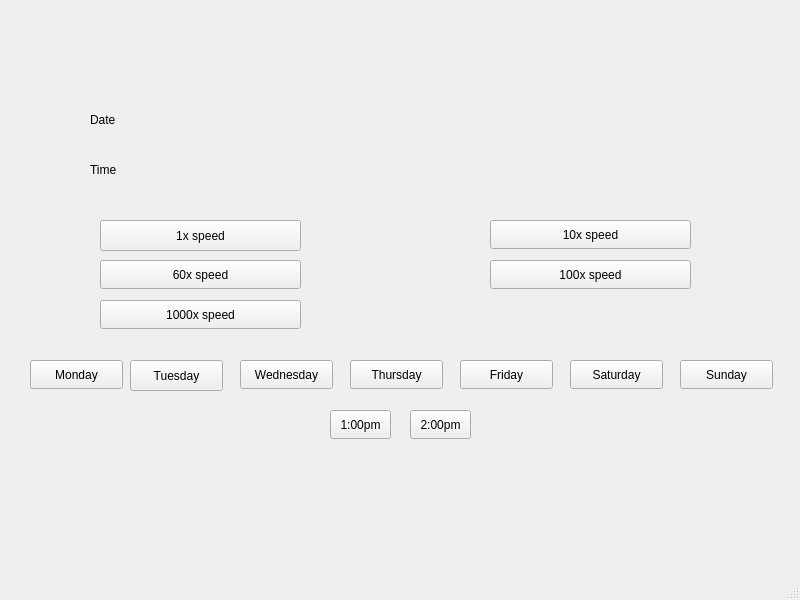
<?xml version="1.0" encoding="UTF-8"?>
<ui version="4.0">
 <class>System_CentralTimer_Connector</class>
 <widget class="QMainWindow" name="System_CentralTimer_Connector">
  <property name="geometry">
   <rect>
    <x>0</x>
    <y>0</y>
    <width>800</width>
    <height>600</height>
   </rect>
  </property>
  <property name="windowTitle">
   <string>Central Timer</string>
  </property>
  <widget class="QWidget" name="centralwidget">
   <widget class="QPushButton" name="OneTimesSpeed">
    <property name="geometry">
     <rect>
      <x>100</x>
      <y>220</y>
      <width>201</width>
      <height>31</height>
     </rect>
    </property>
    <property name="text">
     <string>1x speed</string>
    </property>
   </widget>
   <widget class="QPushButton" name="TenTimesSpeed">
    <property name="geometry">
     <rect>
      <x>490</x>
      <y>220</y>
      <width>201</width>
      <height>29</height>
     </rect>
    </property>
    <property name="text">
     <string>10x speed</string>
    </property>
   </widget>
   <widget class="QLabel" name="label">
    <property name="geometry">
     <rect>
      <x>90</x>
      <y>110</y>
      <width>63</width>
      <height>20</height>
     </rect>
    </property>
    <property name="text">
     <string>Date</string>
    </property>
   </widget>
   <widget class="QLabel" name="label_2">
    <property name="geometry">
     <rect>
      <x>90</x>
      <y>160</y>
      <width>63</width>
      <height>20</height>
     </rect>
    </property>
    <property name="text">
     <string>Time</string>
    </property>
   </widget>
   <widget class="QLabel" name="TimeDisplay">
    <property name="geometry">
     <rect>
      <x>200</x>
      <y>160</y>
      <width>111</width>
      <height>20</height>
     </rect>
    </property>
    <property name="text">
     <string/>
    </property>
   </widget>
   <widget class="QLabel" name="DayDisplay">
    <property name="geometry">
     <rect>
      <x>200</x>
      <y>110</y>
      <width>111</width>
      <height>20</height>
     </rect>
    </property>
    <property name="text">
     <string/>
    </property>
   </widget>
   <widget class="QPushButton" name="HundredTimesSpeed">
    <property name="geometry">
     <rect>
      <x>490</x>
      <y>260</y>
      <width>201</width>
      <height>29</height>
     </rect>
    </property>
    <property name="text">
     <string>100x speed</string>
    </property>
   </widget>
   <widget class="QPushButton" name="SixtyTimesSpeed">
    <property name="geometry">
     <rect>
      <x>100</x>
      <y>260</y>
      <width>201</width>
      <height>29</height>
     </rect>
    </property>
    <property name="text">
     <string>60x speed</string>
    </property>
   </widget>
   <widget class="QPushButton" name="MonButton">
    <property name="geometry">
     <rect>
      <x>30</x>
      <y>360</y>
      <width>93</width>
      <height>29</height>
     </rect>
    </property>
    <property name="text">
     <string>Monday</string>
    </property>
   </widget>
   <widget class="QPushButton" name="TuesButton">
    <property name="geometry">
     <rect>
      <x>130</x>
      <y>360</y>
      <width>93</width>
      <height>31</height>
     </rect>
    </property>
    <property name="text">
     <string>Tuesday</string>
    </property>
   </widget>
   <widget class="QPushButton" name="WedButton">
    <property name="geometry">
     <rect>
      <x>240</x>
      <y>360</y>
      <width>93</width>
      <height>29</height>
     </rect>
    </property>
    <property name="text">
     <string>Wednesday</string>
    </property>
   </widget>
   <widget class="QPushButton" name="ThursButton">
    <property name="geometry">
     <rect>
      <x>350</x>
      <y>360</y>
      <width>93</width>
      <height>29</height>
     </rect>
    </property>
    <property name="text">
     <string>Thursday</string>
    </property>
   </widget>
   <widget class="QPushButton" name="FriButton">
    <property name="geometry">
     <rect>
      <x>460</x>
      <y>360</y>
      <width>93</width>
      <height>29</height>
     </rect>
    </property>
    <property name="text">
     <string>Friday</string>
    </property>
   </widget>
   <widget class="QPushButton" name="SatButton">
    <property name="geometry">
     <rect>
      <x>570</x>
      <y>360</y>
      <width>93</width>
      <height>29</height>
     </rect>
    </property>
    <property name="text">
     <string>Saturday</string>
    </property>
   </widget>
   <widget class="QPushButton" name="SunButton">
    <property name="geometry">
     <rect>
      <x>680</x>
      <y>360</y>
      <width>93</width>
      <height>29</height>
     </rect>
    </property>
    <property name="text">
     <string>Sunday</string>
    </property>
   </widget>
   <widget class="QPushButton" name="ThousandTimesSpeed">
    <property name="geometry">
     <rect>
      <x>100</x>
      <y>300</y>
      <width>201</width>
      <height>29</height>
     </rect>
    </property>
    <property name="text">
     <string>1000x speed</string>
    </property>
   </widget>
   <widget class="QPushButton" name="TimeButton_1pm">
    <property name="geometry">
     <rect>
      <x>330</x>
      <y>410</y>
      <width>61</width>
      <height>29</height>
     </rect>
    </property>
    <property name="text">
     <string>1:00pm</string>
    </property>
   </widget>
   <widget class="QPushButton" name="TimeButton_2pm">
    <property name="geometry">
     <rect>
      <x>410</x>
      <y>410</y>
      <width>61</width>
      <height>29</height>
     </rect>
    </property>
    <property name="text">
     <string>2:00pm</string>
    </property>
   </widget>
  </widget>
  <widget class="QMenuBar" name="menubar">
   <property name="geometry">
    <rect>
     <x>0</x>
     <y>0</y>
     <width>800</width>
     <height>26</height>
    </rect>
   </property>
  </widget>
  <widget class="QStatusBar" name="statusbar"/>
 </widget>
 <resources/>
 <connections/>
</ui>
